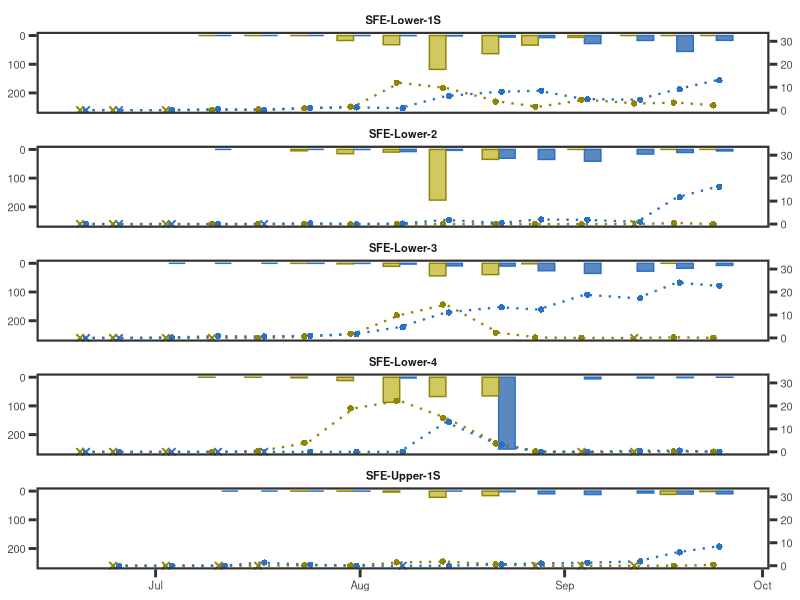
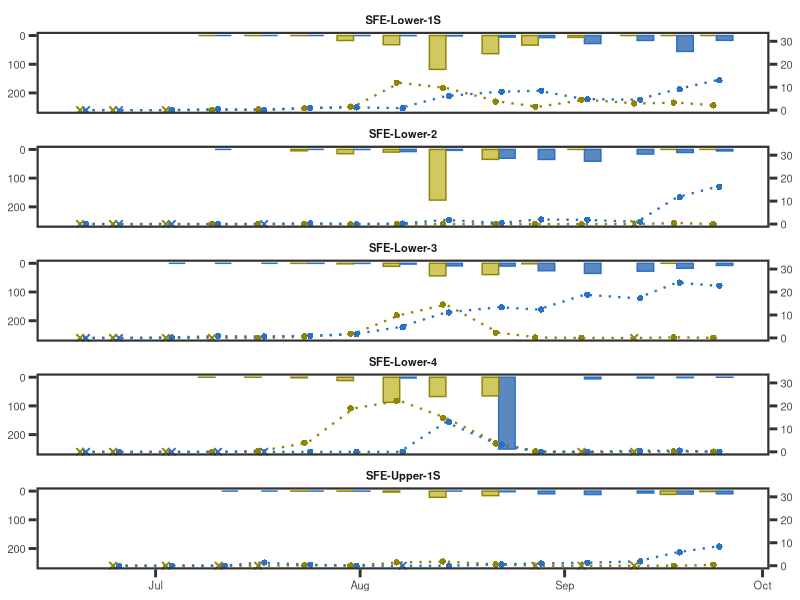

Write R code to recreate these figures, in order.
#### Primary figure for taxa-specific cover & anatoxins and GPP on each river
### Jordan Zabrecky
## last edited: 08.22.2026

# This script creates a primary figure for Q2 focused on the relationships
# between benthic cyanobacteria dynamics within the same river. Additionally,
# at the end of the script a question- "How does peak magnitude differ at each 
# reach?" is answered

#### (1) Loading libraries and data ####

# loading libraries
lapply(c("tidyverse", "lubridate", "plyr", "cowplot"), 
       require, character.only = T)

# loading in data
data <- read.csv("./data/field_and_lab/sfkeel23_combined.csv") %>% 
  mutate(field_date = ymd(field_date)) %>% 
  select(field_date, site_reach, microcoleus, anabaena_cylindrospermum, 
         TM_ATX_all_ug_orgmat_g, TAC_ATX_all_ug_orgmat_g, 
         proportion_micro_transects, proportion_ana_cyl_transects)

# edit data for plot purposes (pivoting longer)
cover_longer <- data %>% 
  select(!c(TM_ATX_all_ug_orgmat_g, TAC_ATX_all_ug_orgmat_g,
            proportion_micro_transects, proportion_ana_cyl_transects)) %>% 
  pivot_longer(cols = c("microcoleus", "anabaena_cylindrospermum"),
               names_to = "taxa", values_to = "cover")
atx_longer <- data %>% 
  select(!c(microcoleus, anabaena_cylindrospermum,
            proportion_micro_transects, proportion_ana_cyl_transects)) %>% 
  dplyr::rename(microcoleus = TM_ATX_all_ug_orgmat_g,
         anabaena_cylindrospermum = TAC_ATX_all_ug_orgmat_g) %>%
  pivot_longer(cols = c("microcoleus", "anabaena_cylindrospermum"),
             names_to = "taxa", values_to = "ATX_all_ug_orgmat_g")
presence_longer <- data %>% 
  select(!c(TM_ATX_all_ug_orgmat_g, TAC_ATX_all_ug_orgmat_g)) %>% 
  # turn presence into binary if nearby transect of in quadrat
  mutate(microcoleus = case_when(proportion_micro_transects > 0 ~ "yes",
                                 TRUE ~ "no"),
         anabaena_cylindrospermum = case_when(proportion_ana_cyl_transects > 0 ~ "yes",
                                              TRUE ~ "no")) %>% 
  pivot_longer(cols = c("microcoleus", "anabaena_cylindrospermum"),
               names_to = "taxa", values_to = "present") %>%  
  select(field_date, site_reach, taxa, present)

# put all data together
data_longer <- left_join(cover_longer, atx_longer, by = c("taxa", "field_date", "site_reach"))
data_longer <- left_join(data_longer, presence_longer, by = c("taxa", "field_date", "site_reach")) %>% 
  # add in if it is present in quadrat survey design
  mutate(quadrat = case_when(cover > 0 ~ "yes",
                             TRUE ~ "no"))

# replace anatoxin NAs with 0's
data_longer$ATX_all_ug_orgmat_g <- replace_na(data_longer$ATX_all_ug_orgmat_g)

#### (2) Making figure ####

# set theme for all plots
theme_set(theme_bw() + theme(legend.position = "bottom", 
                             panel.grid.minor = element_blank(), panel.grid.major = element_blank(),
                             panel.border = element_rect(linewidth = 1.5), axis.ticks = element_line(linewidth = 1),
                             text = element_text(size = 10), axis.ticks.length=unit(.2, "cm"),
                             strip.background = element_blank()))

# benthic cyanobacteria plot
sfe_all <- ggplot(data = data_longer, aes(x = field_date)) +
  geom_bar(position = "dodge", stat = "identity", 
           aes(y = ATX_all_ug_orgmat_g, fill = taxa, color = taxa), 
           width = 5) +
  geom_line(aes(y = 260 - (cover * 8), color = taxa, linetype = taxa),
            linewidth = 0.8) +
  geom_point(aes(y = 260 - (cover * 8), color = taxa, shape = present),
             size = 1.5, stroke = 1, position = position_dodge(width = 1.8)) +
  scale_color_manual("Taxa", values = c("#8f8504","#2871c7"),
                     labels = c("Anabaena & Cylindrospermum", "Microcoleus")) +
  scale_linetype_manual("Taxa", values = c("dotted", "dotted"),
                        labels = c("Anabaena & Cylindrospermum", "Microcoleus")) +
  scale_shape_manual("Present / Quadrat", values = c(4, 16)) +
  scale_fill_manual("Taxa", values = c("#d1c960","#5a88bf"),
                    labels = c("Anabaena & Cylindrospermum", "Microcoleus")) +
  facet_wrap(~site_reach, ncol = 1, 
             labeller =  as_labeller(c(`SFE-M-1S` = "SFE-Lower-1S", 
                                       `SFE-M-2`= "SFE-Lower-2",
                                       `SFE-M-3` = "SFE-Lower-3",
                                       `SFE-M-4` = "SFE-Lower-4",
                                       `SFE-SH-1S` = "SFE-Upper-1S"))) +
  labs(#y = expression(paste("Anatoxins (", mu, "g g"^-1, "OM)")), 
       y = NULL, x = NULL) +
  ylim(0, 110) +
  scale_x_date(limits = as.Date(c("2023-06-18", "2023-09-27"))) +
  scale_y_reverse(sec.axis = sec_axis(~ ((. - 260)/8) * -1, 
                                      #name = "Cover (%)")) +
                                          ))+
  theme(strip.text = element_text(size = 8, face = "bold")) +
  theme(legend.position = "none") # will move over legend via illustrator
sfe_all 

# save figure
ggsave("./figures/fig_bc_withinrivers_notfinal.tiff", dpi = 600, 
       width=9, height=14.25, unit="cm") 

#### (3) Misc. Questions ####

# how does peak magnitude vary per reach??
summary <- data %>% 
  dplyr::group_by(site_reach) %>% 
  dplyr::summarize(max_m = max(microcoleus),
                   max_ac = max(anabaena_cylindrospermum),
                   max_m_atx = max(TM_ATX_all_ug_orgmat_g, na.rm = TRUE),
                   max_ac_atx = max(TAC_ATX_all_ug_orgmat_g, na.rm = TRUE))
max(summary$max_m) - min(summary$max_m) # 15.7% difference
max(summary$max_ac) - min(summary$max_ac) # 21.81% difference
